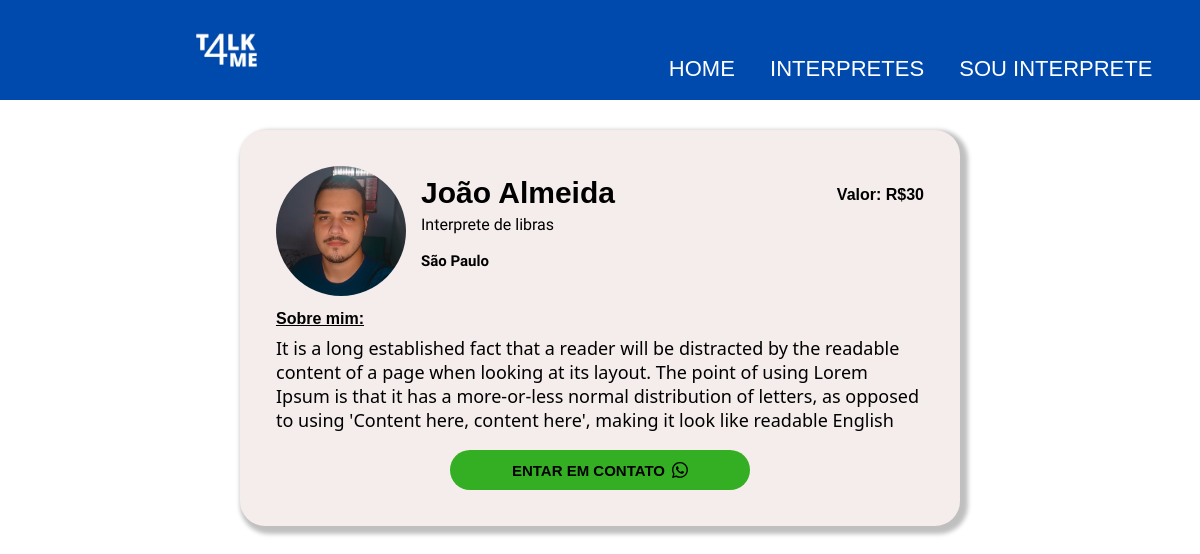
The app's page /Interpretes.php with its own data.
### tables this page shows
CREATE TABLE `interpretes` (
  `id` int(11) NOT NULL,
  `nome` varchar(255) NOT NULL,
  `cidade` varchar(255) NOT NULL,
  `email` varchar(255) NOT NULL,
  `celular` varchar(15) NOT NULL,
  `descricao` varchar(800) NOT NULL,
  `arquivo` varchar(40) NOT NULL,
  `date` date DEFAULT NULL,
  `valor` int(11) NOT NULL
);

### Interpretes.php (the view, shortened to what this page needs)
<?php
include_once ("conexao1.php");
$result_usuario="SELECT nome, cidade, email,celular,descricao, arquivo, valor FROM `interpretes`";
$result_usuario=mysqli_query($conexao, $result_usuario);
$dir="uploads/";
?>
<!DOCTYPE html>
<html>
	<head>
		<link rel="stylesheet" href="Style_interpretes.css">
	</head>
	<body>
		<div class="container-principal">
			<header>
				<div class="logo">
					<a href="Home.html">
						<img src="logo.jpg" alt="logo site" height="100" width="100">
					</a>
				</div>
				<nav>
					<ul>
						<li><a href="Home.html">HOME</a></li>
						<li><a href="Interpretes.php">INTERPRETES</a></li>
						<li><a href="cadastro.html">SOU INTERPRETE</a></li>
					</ul>
				</nav>
			</header>
		</div>
		<?php while($dado = $result_usuario->fetch_array()){ ?>
			<article class="interpretes">
				<div>
					<div class="Foto_Valor">
						<div>
							<img class="foto" src="<?php echo $dir.$dado['arquivo'] ?>" height="130" width="130">
						</div>
						<div class="profissional">
							<article class="nome">
								<h3> <?php echo $dado['nome'] ?></h3>
								<p class="funcao"> Interprete de libras </p>
								<p class="cidade"><?php echo $dado['cidade'] ?> </p>
							</article>
							<div class="valor">
								<p>Valor: R$<?php echo $dado['valor'] ?></p>
							</div>
						</div>
					</div>
					<div class="informações">
						<div class="sobre_mim">
							<strong>
								<p> Sobre mim: </p>
							</strong>
						</div>
						<div class="descrição">
							<p class="texto"> <?php echo $dado['descricao'] ?> </p>
						</div>
					</div>
					<div class="contato">
						<form action="https://wa.me/<?php echo $dado['celular'] ?>" type="submit">
							<button >
								<p> ENTAR EM CONTATO </p>
							</button>
						</form>
					</div>
				</div>
			</article>
		<?php } ?>
	</body>
</html>

### Style_interpretes.css (style rules this page uses)
* { margin: 0; padding: 0; }
body, html { overflow-x: hidden !important; }
.container-principal { margin-bottom: 130px; font-family: 'Comfortaa', cursive; }
header { width: 100%; height: 100px; background-color: #004AAD; top: 0; position: fixed; z-index: 99; }
.logo img { margin-left: 15%; }
nav { position: absolute; right: 30px; bottom: 0px; font-family: 'Franklin Gothic Medium', 'Arial Narrow', Arial, sans-serif; font-weight: bold; font-size: 22px; }
nav ul li { float: left; color: #fff; width: auto; margin: 0.8em; font-size: max(22px 10vw); list-style: none; font-weight: 100; }
ul { flex-direction: row; }
nav ul li a { text-decoration: none; color: #fff; }
.interpretes { display: flex; margin-left: 20%; margin-right: 20%; margin-bottom: 50px; padding: 36px; border-radius: 25px; font-family: 'Comfortaa', cursive; background-color: rgb(245, 236, 236); box-shadow: 4px 4px 4px 4px rgb(0 0 0 / 25%); }
.Foto_Valor { display: flex; width: 100%; }
.foto { border: 1px; border-radius: 100%; }
.profissional { display: flex; width: 100%; justify-content: space-between; }
.valor { display: flex; padding-top: 20px; color: black; font-size: max(20px 2vw); font-weight: bold; font-family:'Gill Sans', 'Gill Sans MT', Calibri, 'Trebuchet MS', sans-serif; }
.nome { padding: 10px 15px; color: black; font-size: max( 30px 4vw); }
.nome > h3 { font-weight: bold; font-family:'Gill Sans', 'Gill Sans MT', Calibri, 'Trebuchet MS', sans-serif; font-size: 30px; }
.funcao { font-size: 16px; padding-top: 5px; }
.cidade { color: #000000; font-size: 15px; font-weight: bold; margin-top: 18px; }
.descrição { display: flex; width: 100%; }
.sobre_mim { padding-top: 10px; color: #000000; font-size: min(18px 5vw); font-weight: bold; text-decoration: underline; font-family:'Gill Sans', 'Gill Sans MT', Calibri, 'Trebuchet MS', sans-serif; }
.texto { color: #000000; margin-bottom: 8px; margin-top: 8px; font-family: 'Segoe UI', Tahoma, Geneva, Verdana; font-size: 18px; }
.contato { display: flex; justify-content: center; }
button { display: flex; background-color: #34af23; border: 1px solid transparent; color: #000000; align-items: center; justify-content: center; border-radius: 20px; height: 40px; width: 300px; font-size: max(16px 3vw); font-weight: bold; -moz-transform: all 0.4s; -webkit-transform: all 0.4s; transition: all 0.4s; margin-top: 10px; font-family:'Gill Sans', 'Gill Sans MT', Calibri, 'Trebuchet MS', sans-serif; }
button > p { padding-right: 7px; font-size: 15px; }

### records on screen
interpretes: arquivo (picture), nome "João Almeida", cidade "São Paulo", valor "30", descricao "It is a long established fact that a reader will be distracted by the readable content of a page when looking at its layout. The point of using Lorem Ipsum is that it has a more-or-less normal distribution of letters, as opposed to using 'Content here, content here', making it look like readable English"
